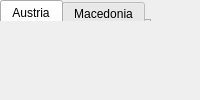
<?xml version="1.0" encoding="UTF-8"?>
<ui version="4.0">
 <class>flags</class>
 <widget class="QMainWindow" name="flags">
  <property name="minimumSize">
   <size>
    <width>200</width>
    <height>80</height>
   </size>
  </property>
  <property name="windowTitle">
   <string>flags</string>
  </property>
  <widget class="QWidget" name="centralwidget">
   <property name="autoFillBackground">
    <bool>false</bool>
   </property>
   <property name="styleSheet">
    <string notr="true"/>
   </property>
   <widget class="QTabWidget" name="tabWidget">
    <property name="enabled">
     <bool>true</bool>
    </property>
    <property name="geometry">
     <rect>
      <x>0</x>
      <y>0</y>
      <width>151</width>
      <height>21</height>
     </rect>
    </property>
    <property name="currentIndex">
     <number>0</number>
    </property>
    <widget class="QWidget" name="Austria">
     <attribute name="title">
      <string>Austria</string>
     </attribute>
    </widget>
    <widget class="QWidget" name="Macedonia">
     <attribute name="title">
      <string>Macedonia</string>
     </attribute>
    </widget>
   </widget>
  </widget>
 </widget>
 <resources/>
 <connections/>
</ui>
